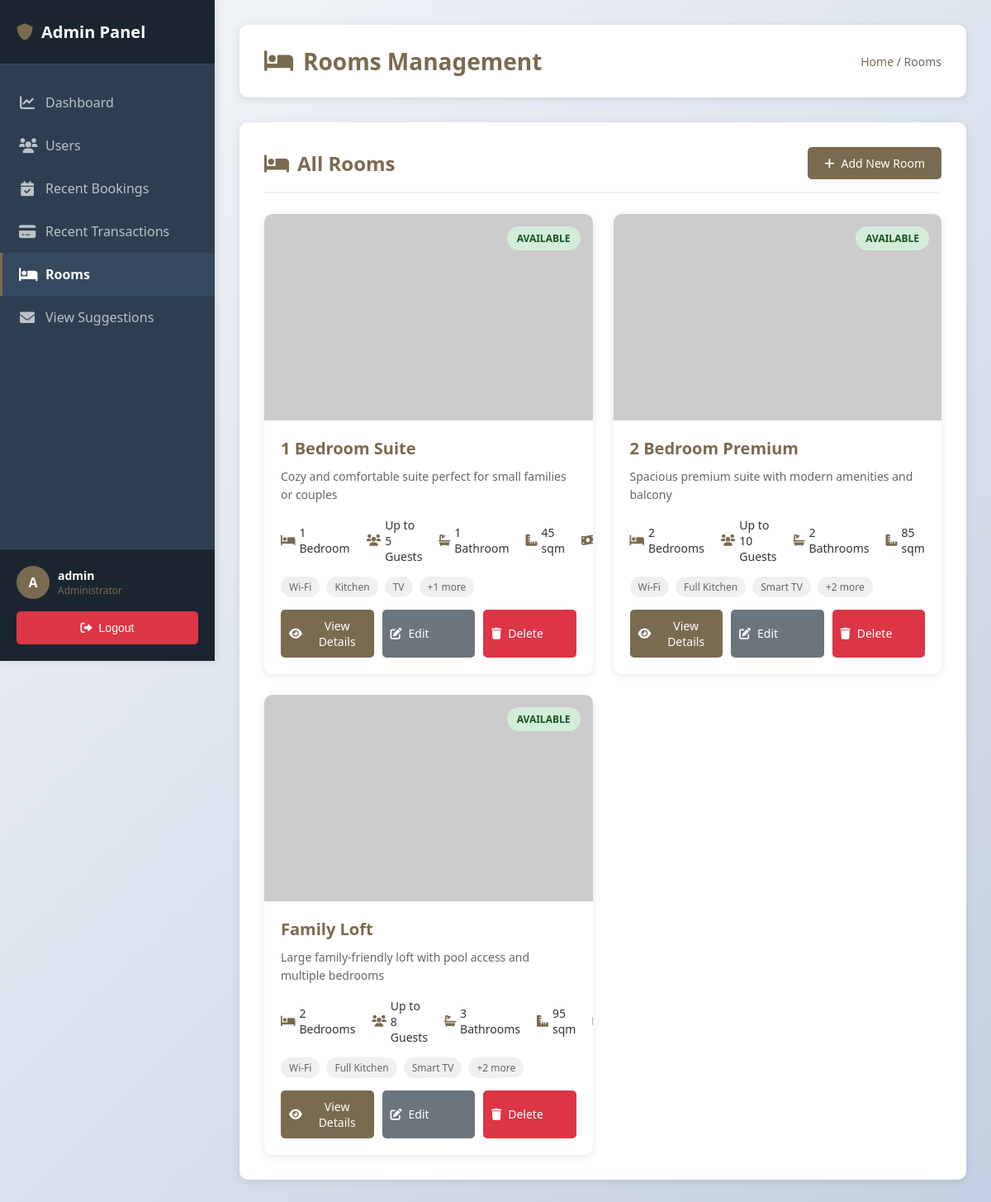
/admin/admin_rooms.php (signed in), run on the app's committed database.
### tables this page shows
CREATE TABLE `rooms` (
  `id` int(11) NOT NULL,
  `room_id` varchar(50) NOT NULL,
  `name` varchar(255) NOT NULL,
  `description` text DEFAULT NULL,
  `price_per_night` decimal(10,2) NOT NULL,
  `max_guests` int(11) DEFAULT 2,
  `bedrooms` int(11) DEFAULT 1,
  `bathrooms` int(11) DEFAULT 1,
  `area_sqm` decimal(10,2) DEFAULT NULL,
  `amenities` text DEFAULT NULL,
  `images` text DEFAULT NULL,
  `is_available` tinyint(1) DEFAULT 1,
  `created_at` timestamp NOT NULL DEFAULT current_timestamp(),
  `updated_at` timestamp NOT NULL DEFAULT current_timestamp() ON UPDATE current_timestamp()
);

### admin/admin_rooms.php (the view, shortened to what this page needs)
<?php
require_once '../config/database.php';
try {
    $stmt = $pdo->query("SELECT * FROM rooms ORDER BY created_at DESC");
    $all_rooms = $stmt->fetchAll();
} catch(PDOException $e) {
    $error_message = "Error loading data: " . $e->getMessage();
    $all_rooms = [];
}
include 'includes/header.php';
?>
<div class="page-header">
    <h1><i class="fas fa-bed"></i> Rooms Management</h1>
    <div class="breadcrumb">
        <a href="admin.php">Home</a> / Rooms
    </div>
</div>
<div class="content-section">
    <div class="section-header">
        <h2><i class="fas fa-bed"></i> All Rooms</h2>
        <div class="section-actions">
            <a href="admin_room_manage.php" class="btn btn-primary">
                <i class="fas fa-plus"></i> Add New Room
            </a>
        </div>
    </div>
    <div class="rooms-grid">
        <?php if (empty($all_rooms)): ?>
        <div class="empty-state" style="grid-column: 1 / -1;">
            <i class="fas fa-inbox"></i>
            <p>No rooms found</p>
            <a href="admin_room_manage.php" class="btn btn-primary mt-20">Add First Room</a>
        </div>
        <?php else: ?>
            <?php foreach ($all_rooms as $room):
                $images = !empty($room['images']) ? explode(',', $room['images']) : [];
                $main_image = 'https://via.placeholder.com/400x300?text=No+Image';
                if (!empty($images)) {
                    $img_path = trim($images[0]);
                    if (preg_match('/^https?:\/\//', $img_path)) {
                        $main_image = $img_path;
                    } else {
                        $main_image = '../' . $img_path;
                    }
                }
                $amenities = !empty($room['amenities']) ? explode(',', $room['amenities']) : [];
            ?>
            <div class="room-card">
                <div class="room-image">
                    <img src="<?php echo htmlspecialchars($main_image); ?>" alt="<?php echo htmlspecialchars($room['name']); ?>" onerror="this.src='https://via.placeholder.com/400x300?text=No+Image'">
                    <?php if ($room['is_available']): ?>
                        <span class="room-status available">Available</span>
                    <?php else: ?>
                        <span class="room-status unavailable">Unavailable</span>
                    <?php endif; ?>
                </div>
                <div class="room-info">
                    <h3><?php echo htmlspecialchars($room['name']); ?></h3>
                    <p class="room-description"><?php echo htmlspecialchars(substr($room['description'] ?? '', 0, 100)) . (strlen($room['description'] ?? '') > 100 ? '...' : ''); ?></p>
                    <div class="room-details">
                        <span><i class="fas fa-bed"></i> <?php echo $room['bedrooms'] ?? 1; ?> <?php echo ($room['bedrooms'] ?? 1) == 1 ? 'Bedroom' : 'Bedrooms'; ?></span>
                        <span><i class="fas fa-users"></i> Up to <?php echo $room['max_guests']; ?> Guests</span>
                        <span><i class="fas fa-bath"></i> <?php echo $room['bathrooms'] ?? 1; ?> <?php echo ($room['bathrooms'] ?? 1) == 1 ? 'Bathroom' : 'Bathrooms'; ?></span>
                        <?php if (!empty($room['area_sqm'])): ?>
                        <span><i class="fas fa-ruler-combined"></i> <?php echo number_format($room['area_sqm'], 0); ?> sqm</span>
                        <?php endif; ?>
                        <span><i class="fas fa-money-bill-wave"></i> ₱<?php echo number_format($room['price_per_night'], 2); ?>/night</span>
                    </div>
                    <?php if (!empty($amenities)): ?>
                    <div class="room-amenities">
                        <?php foreach (array_slice($amenities, 0, 3) as $amenity): ?>
                            <span class="amenity-tag"><?php echo htmlspecialchars(trim($amenity)); ?></span>
                        <?php endforeach; ?>
                        <?php if (count($amenities) > 3): ?>
                            <span class="amenity-tag">+<?php echo count($amenities) - 3; ?> more</span>
                        <?php endif; ?>
                    </div>
                    <?php endif; ?>
                    <div class="room-actions">
                        <a href="admin_room_details.php?id=<?php echo $room['id']; ?>" class="btn btn-primary">
                            <i class="fas fa-eye"></i> View Details
                        </a>
                        <a href="admin_room_manage.php?id=<?php echo $room['id']; ?>" class="btn btn-secondary">
                            <i class="fas fa-edit"></i> Edit
                        </a>
                        <a href="admin_rooms.php?delete=1&id=<?php echo $room['id']; ?>"
                           class="btn btn-danger"
                           onclick="return confirm('Are you sure you want to delete this room? This action cannot be undone.');">
                            <i class="fas fa-trash"></i> Delete
                        </a>
                    </div>
                </div>
            </div>
            <?php endforeach; ?>
        <?php endif; ?>
    </div>
</div>
<?php include 'includes/footer.php'; ?>

### assets/css/admin.css (style rules this page uses)
* { margin: 0; padding: 0; box-sizing: border-box; }
body { font-family: 'Segoe UI', Tahoma, Geneva, Verdana, sans-serif; background: linear-gradient(135deg, #f5f7fa 0%, #c3cfe2 100%); min-height: 100vh; margin: 0; padding: 0; overflow-x: hidden; }
.page-header { background: white; padding: 25px 30px; border-radius: 10px; box-shadow: 0 2px 10px rgba(0,0,0,0.1); margin-bottom: 30px; display: flex; justify-content: space-between; align-items: center; width: 100%; box-sizing: border-box; flex-wrap: wrap; gap: 15px; }
.page-header h1 { color: #7a6a4f; font-size: 28px; margin: 0; display: flex; align-items: center; gap: 12px; }
.page-header .breadcrumb { color: #666; font-size: 14px; }
.page-header .breadcrumb a { color: #7a6a4f; text-decoration: none; }
.content-section { background: white; padding: 30px; border-radius: 10px; box-shadow: 0 2px 10px rgba(0,0,0,0.1); margin-bottom: 30px; width: 100%; box-sizing: border-box; overflow: hidden; }
.section-header { display: flex; justify-content: space-between; align-items: center; margin-bottom: 25px; padding-bottom: 15px; border-bottom: 2px solid #f0f0f0; flex-wrap: wrap; gap: 15px; }
.section-header h2 { color: #7a6a4f; font-size: 24px; margin: 0; display: flex; align-items: center; gap: 10px; }
.section-actions { display: flex; gap: 10px; flex-wrap: wrap; }
.btn { padding: 10px 20px; border: none; border-radius: 5px; cursor: pointer; font-size: 14px; font-weight: 500; transition: all 0.3s; text-decoration: none; display: inline-flex; align-items: center; gap: 8px; }
.btn-primary { background: #7a6a4f; color: white; }
.btn-secondary { background: #6c757d; color: white; }

### admin/admin_rooms.php (style rules this page uses)
.rooms-grid { display: grid; grid-template-columns: repeat(auto-fill, minmax(350px, 1fr)); gap: 25px; margin-top: 20px; }
.room-card { background: white; border-radius: 10px; overflow: hidden; box-shadow: 0 2px 10px rgba(0,0,0,0.1); transition: transform 0.3s, box-shadow 0.3s; }
.room-image { position: relative; width: 100%; height: 250px; overflow: hidden; }
.room-image img { width: 100%; height: 100%; object-fit: cover; transition: transform 0.3s; }
.room-status { position: absolute; top: 15px; right: 15px; padding: 6px 12px; border-radius: 20px; font-size: 12px; font-weight: 600; text-transform: uppercase; }
.room-status.available { background: #d4edda; color: #155724; }
.room-info { padding: 20px; }
.room-info h3 { color: #7a6a4f; font-size: 20px; margin-bottom: 10px; }
.room-description { color: #666; font-size: 14px; line-height: 1.6; margin-bottom: 15px; }
.room-details { display: flex; gap: 20px; margin-bottom: 15px; font-size: 14px; color: #333; }
.room-details span { display: flex; align-items: center; gap: 5px; }
.room-details i { color: #7a6a4f; }
.room-amenities { display: flex; flex-wrap: wrap; gap: 8px; margin-bottom: 15px; }
.amenity-tag { background: #f0f0f0; color: #666; padding: 4px 10px; border-radius: 15px; font-size: 12px; }
.room-actions { display: flex; gap: 10px; margin-top: 15px; }
.room-actions .btn { flex: 1; text-align: center; padding: 10px; font-size: 14px; }
.btn-danger { background: #dc3545; color: white; }

### data on the page
rooms: is_available "AVAILABLE", name "1 Bedroom Suite", description "Cozy and comfortable suite perfect for small families or couples", bedrooms "1", max_guests "5", bathrooms "1", shows "Bathroom", area_sqm "45", amenities "Wi-Fi", amenities "Kitchen", amenities "TV", count($amenities)-3 "1"
rooms: is_available "AVAILABLE", name "2 Bedroom Premium", description "Spacious premium suite with modern amenities and balcony", bedrooms "2", shows "Bedrooms", max_guests "10", bathrooms "2", shows "Bathrooms", area_sqm "85", amenities "Wi-Fi", amenities "Full Kitchen", amenities "Smart TV", count($amenities)-3 "2"
rooms: is_available "AVAILABLE", name "Family Loft", description "Large family-friendly loft with pool access and multiple bedrooms", bedrooms "2", shows "Bedrooms", max_guests "8", bathrooms "3", shows "Bathrooms", area_sqm "95", amenities "Wi-Fi", amenities "Full Kitchen", amenities "Smart TV", count($amenities)-3 "2"

### other printed values
substr($_SESSION['username'], 0, 1) "A"
$_SESSION['username'] "admin"
